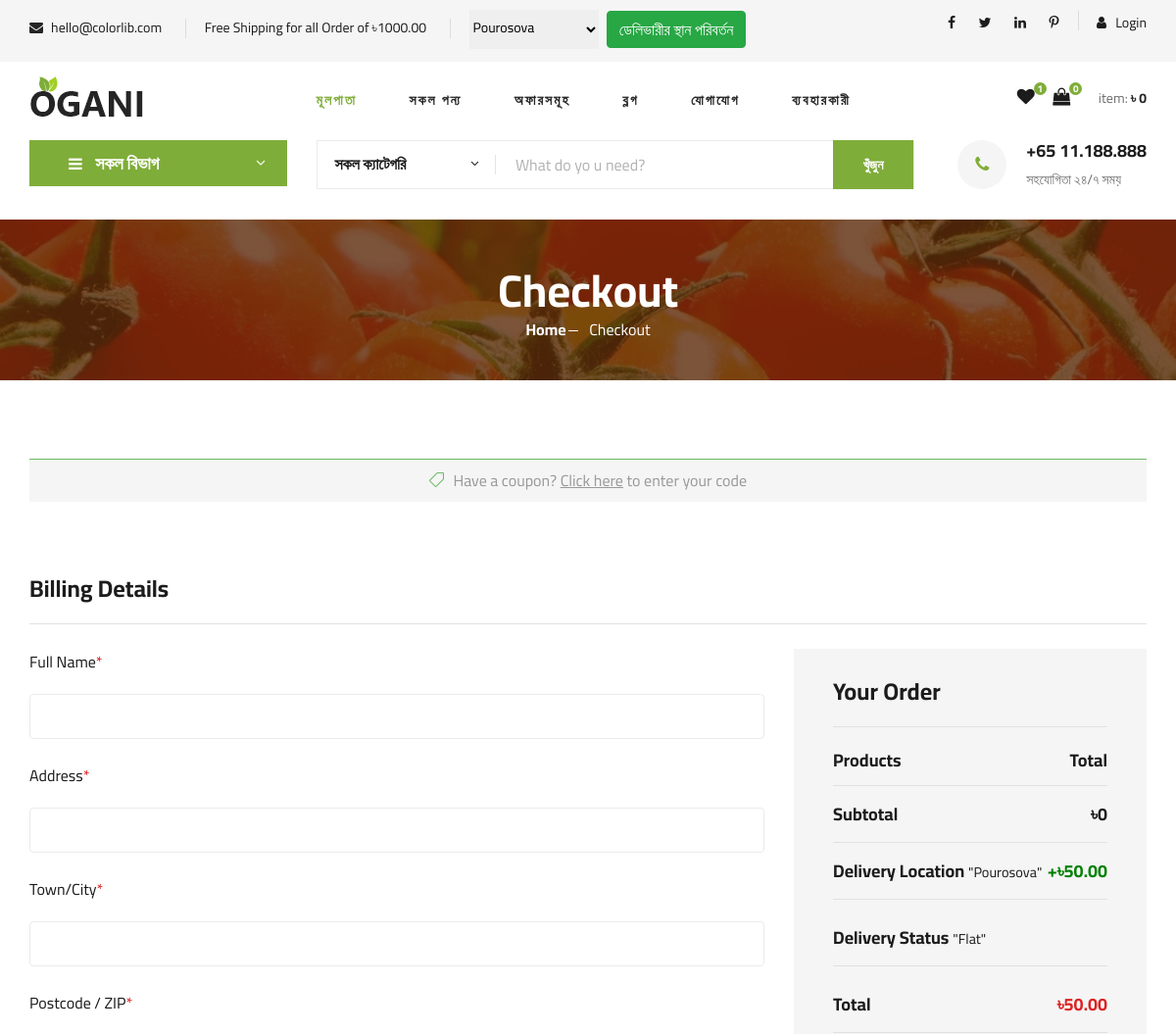
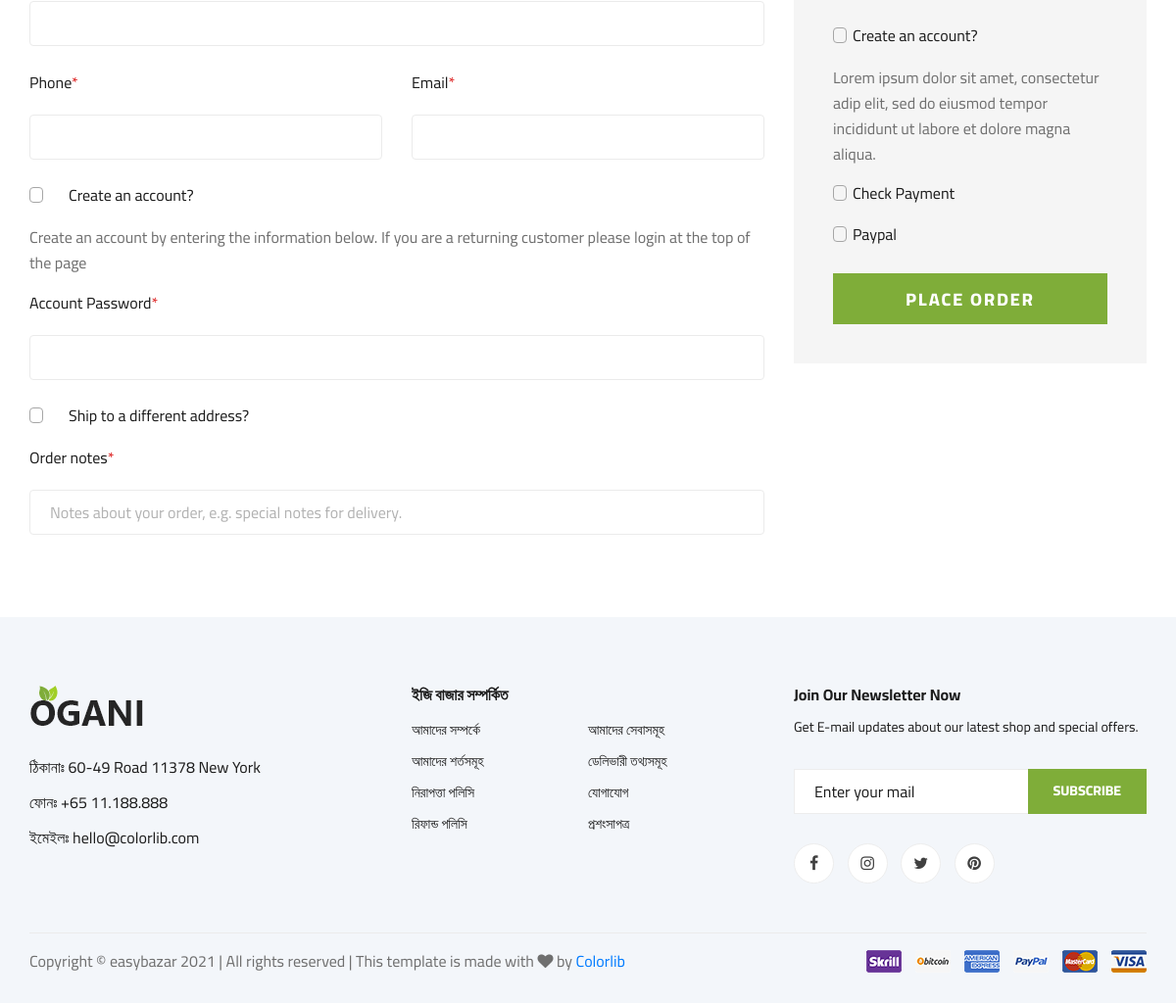
Screenshot of /order/create/ with the database file from the repository (2 pictures, top to bottom).
### delivery/models.py (models this page shows, shortened)
class DeliveryLocation(models.Model):
    location_name = models.CharField(max_length=100)
    delivery_target_amount = models.DecimalField(max_digits=9, decimal_places=2, default=0.00)
    created_at = models.DateTimeField(auto_now_add=True)
    updated_at = models.DateTimeField(auto_now=True)
    class Meta:
        verbose_name = "Delivery Location"
        verbose_name_plural = "Delivery Locations"
    def __str__(self):
        return self.location_name

class DeliveryType(models.Model):
    DELIVERY_TYPE = (
        ('Free','Free'),
        ('Flat', 'Flat')
    )
    location = models.ForeignKey(DeliveryLocation, on_delete=models.SET_NULL, related_name='deliverable_location', blank=True, null=True)
    type_of_delivery = models.CharField(max_length=50, choices=DELIVERY_TYPE, default='Flat')
    delivery_charge = models.DecimalField(max_digits=9, decimal_places=2, default=0.00)
    created_at = models.DateTimeField(auto_now_add=True)
    updated_at = models.DateTimeField(auto_now=True)
    class Meta:
        verbose_name = "Type of Delivery"
        verbose_name_plural = "Type of  Deliveries"

### order/views.py (the view, shortened to what this page needs)
# urls.py: path('create/', OrderCreateView.as_view(), name='order-create'),
class OrderCreateView(View):
    def get(self, request, *args, **kwargs):
        form = OrderCreationForm()
        cart = Cart(request)
        return render(request, 'order/create.html', {'form': form, 'cart': cart})

### delivery/forms.py
class  DeliveryForm(forms.Form):
    delivery = forms.ModelChoiceField(label='', queryset=DeliveryLocation.objects.all(), empty_label=None)

### order/forms.py
class OrderCreationForm(forms.ModelForm):
    class Meta:
        model = Order
        fields = ('full_name', 'email', 'address', 'city', 'postal_code', 'mobile_number',)

### cart/cart.py (called while the page is built)
    def __len__(self):
        return sum(item['quantity'] for item in self.cart.values())

    def get_total_price(self):
        return sum(Decimal(item['price']) * item['quantity'] for item in self.cart.values())

    @property
    def coupon(self):
        if self.coupon_id:
            try:
                return Coupon.objects.get(id=self.coupon_id)
            except Coupon.DoesNotExist:
                pass
        return None

    def get_discount(self):
        if self.coupon:
            return (self.coupon.discount_percentage / Decimal(100)) * self.get_total_price()
        return Decimal(0)

    def get_total_price_after_discount(self):
        return self.get_total_price() - self.get_discount()

    @property
    def delivery(self):
        if self.delivery_id:
            try:
                return DeliveryLocation.objects.get(id=self.delivery_id)
            except DeliveryLocation.DoesNotExist:
                pass
        return  DeliveryLocation.objects.get(id=1)

    def delivery_free_shipping(self):
        if self.delivery:
            return self.delivery.delivery_target_amount

    def get_delivery_status(self):
        if self.delivery:
            if self.get_total_price_after_discount() >= self.delivery.delivery_target_amount:
                delivery_type = DeliveryType.objects.get(location=self.delivery, type_of_delivery="Free")
                return delivery_type.type_of_delivery
            else:
                delivery_type = DeliveryType.objects.get(location=self.delivery, type_of_delivery="Flat")
                return delivery_type.type_of_delivery

    def get_delivery_charge(self):
        if self.delivery:
            if self.get_total_price_after_discount() >= self.delivery.delivery_target_amount:
                delivery_type = DeliveryType.objects.get(location=self.delivery, type_of_delivery="Free")
                return delivery_type.delivery_charge
            else:
                delivery_type = DeliveryType.objects.get(location=self.delivery, type_of_delivery="Flat")
                return delivery_type.delivery_charge
        return Decimal(0)

### cart/context_processors.py (called while the page is built)
def cart(request):
    return {'cart': Cart(request)}

### templates/order/create.html (shortened to what this page needs)
{% extends "base.html" %}
{% load static %}
{% block main_content %}
<section class="breadcrumb-section set-bg" data-setbg="{% static 'img/breadcrumb.jpg' %}">
    <div class="container">
        <div class="row">
            <div class="col-lg-12 text-center">
                <div class="breadcrumb__text">
                    <h2>Checkout</h2>
                    <div class="breadcrumb__option">
                        <a href="./index.html">Home</a>
                        <span>Checkout</span>
                    </div>
                </div>
            </div>
        </div>
    </div>
</section>
<section class="checkout spad">
    <div class="container">
        <div class="row">
            <div class="col-lg-12">
                <h6><span class="icon_tag_alt"></span> Have a coupon? <a href="#">Click here</a> to enter your code
                </h6>
            </div>
        </div>
        <div class="checkout__form">
            <h4>Billing Details</h4>
            <form method="POST" action=".">
                <div class="row">
                    <div class="col-lg-8 col-md-6">
                        <div class="row">
                            <div class="col-lg-12">
                                <div class="checkout__input">
                                    <p>Full Name<span>*</span></p>
                                    {{ form.full_name }}
                                </div>
                            </div>
                        </div>
                        <div class="checkout__input">
                            <p>Address<span>*</span></p>
                            {{ form.address }}
                        </div>
                        <div class="checkout__input">
                            <p>Town/City<span>*</span></p>
                            {{ form.city }}
                        </div>
                        <div class="checkout__input">
                            <p>Postcode / ZIP<span>*</span></p>
                            {{ form.postal_code }}
                        </div>
                        <div class="row">
                            <div class="col-lg-6">
                                <div class="checkout__input">
                                    <p>Phone<span>*</span></p>
                                    {{ form.mobile_number }}
                                </div>
                            </div>
                            <div class="col-lg-6">
                                <div class="checkout__input">
                                    <p>Email<span>*</span></p>
                                    {{ form.email }}
                                </div>
                            </div>
                        </div>
                        <div class="checkout__input__checkbox">
                            <label for="acc">
                                Create an account?
                                <span class="checkmark"></span>
                            </label>
                        </div>
                        <p>Create an account by entering the information below. If you are a returning customer
                            please login at the top of the page</p>
                        <div class="checkout__input">
                            <p>Account Password<span>*</span></p>
                            <input type="text">
                        </div>
                        <div class="checkout__input__checkbox">
                            <label for="diff-acc">
                                Ship to a different address?
                                <span class="checkmark"></span>
                            </label>
                        </div>
                        <div class="checkout__input">
                            <p>Order notes<span>*</span></p>
                            <input type="text" placeholder="Notes about your order, e.g. special notes for delivery.">
                        </div>
                    </div>
                    <div class="col-lg-4 col-md-6">
                        <div class="checkout__order">
                            <h4>Your Order</h4>
                            <div class="checkout__order__products">Products <span>Total</span></div>
                            <div class="checkout__order__subtotal">Subtotal <span>৳{{ cart.get_total_price  }}</span></div>
                            {% if cart.delivery %}
                            <div class="checkout__order__total">Delivery Location <small>"{{ cart.delivery }}"</small><span style="color: green">+৳{{ cart.get_delivery_charge|floatformat:2 }}</span></div>
                            <div class="checkout__order__total">Delivery Status <small>"{{ cart.get_delivery_status }}"</small></div>
                            {% endif %}
                            <div class="checkout__order__total">Total <span>৳{{ cart.get_total_price_with_delivery|floatformat:2 }}</span></div>
                            <div class="checkout__input__checkbox">
                                <label for="acc-or">
                                    Create an account?
                                    <span class="checkmark"></span>
                                </label>
                            </div>
                            <p>Lorem ipsum dolor sit amet, consectetur adip elit, sed do eiusmod tempor incididunt
                                ut labore et dolore magna aliqua.</p>
                            <div class="checkout__input__checkbox">
                                <label for="payment">
                                    Check Payment
                                    <span class="checkmark"></span>
                                </label>
                            </div>
                            <div class="checkout__input__checkbox">
                                <label for="paypal">
                                    Paypal
                                    <span class="checkmark"></span>
                                </label>
                            </div>
                            <button type="submit" class="site-btn">PLACE ORDER</button>
                        </div>
                    </div>
                </div>
            </form>
        </div>
    </div>
</section>
{% endblock main_content %}

### templates/header.html (shortened to what this page needs)
{% load static %}
<header class="header">
    <div class="header__top">
        <div class="container">
            <div class="row">
                <div class="col-lg-9 col-md-9">
                        <form action="{% url 'delivery:delivery-apply' %}" method="POST">
                            <div class="header__top__left">
                                <ul>
                                    <li><i class="fa fa-envelope"></i> hello@colorlib.com</li>
                                    <li>Free Shipping for all Order of ৳{{ cart.delivery_free_shipping }}</li>
                                    <li>
                                        {{ delivery_location }}
                                        <button type="submit" class="btn bnt-sm btn-success">ডেলিভারীর স্থান পরিবর্তন</button>
                                    </li>
                                </ul>
                            </div>
                        </form>
                </div>
                <div class="col-lg-3 col-md-3">
                    <div class="header__top__right">
                        <div class="header__top__right__social">
                            <a href="#"><i class="fa fa-facebook"></i></a>
                            <a href="#"><i class="fa fa-twitter"></i></a>
                            <a href="#"><i class="fa fa-linkedin"></i></a>
                            <a href="#"><i class="fa fa-pinterest-p"></i></a>
                        </div>
                        <div class="header__top__right__auth">
                            <a href="#"><i class="fa fa-user"></i> Login</a>
                        </div>
                    </div>
                </div>
            </div>
        </div>
    </div>
    <div class="container">
        <div class="row">
            <div class="col-lg-3">
                <div class="header__logo">
                    <a href="{% url 'core:home' %}"><img src="{% static 'img/logo.png' %}" alt=""></a>
                </div>
            </div>
            <div class="col-lg-7">
                <nav class="header__menu">
                    <ul>
                        <li class="active"><a href="{% url 'core:home' %}">মূলপাতা</a></li>
                        <li><a href="{% url 'product:products' %}">সকল পন্য</a></li>
                        <li><a href="{% url 'product:products' %}">অফারসমূহ</a></li>
                        <li><a href="{% url 'blog:blog-list' %}">ব্লগ</a></li>
                        <li><a href="{% url 'core:contact-us' %}">যোগাযোগ</a></li>
                        <li><a href="#">ব্যবহারকারী</a>
                        </li>
                    </ul>
                </nav>
            </div>
            <div class="col-lg-2">
                <div class="header__cart">
                    <ul>
                        <li><a href="#"><i class="fa fa-heart"></i> <span>1</span></a></li>
                        {% with cart|length as total_item %}
                        <li><a href="{% url 'cart:cart-detail' %}"><i class="fa fa-shopping-bag"></i> <span>{{ total_item }}</span></a></li>
                    </ul>
                    <div class="header__cart__price">item: <span>৳ {{ cart.get_total_price }}</span></div>
                    {% endwith %}
                </div>
            </div>
        </div>
    </div>
</header>

### static/css/custom.css (style rules this page uses)
#id_delivery { border: none; padding: 4px 0 8px 0; margin-right: 5px; }

### rows the page displays
DeliveryLocation: delivery_free_shipping "1000.00", delivery "Pourosova", get_delivery_charge "50.00", get_delivery_status "Flat", get_total_price_with_delivery "50.00"

### other values shown
{{ total_item }} "0"
{{ cart.get_total_price }} "0"
